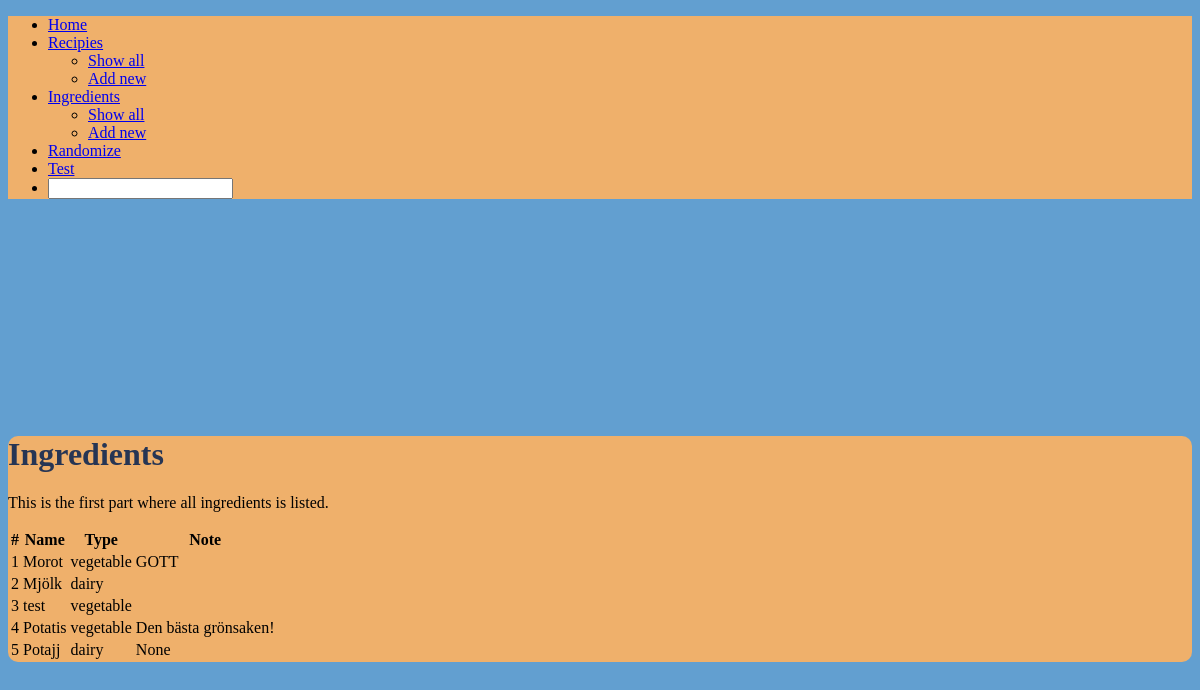
/ingredients/list, run on an earlier commit of the app's database.
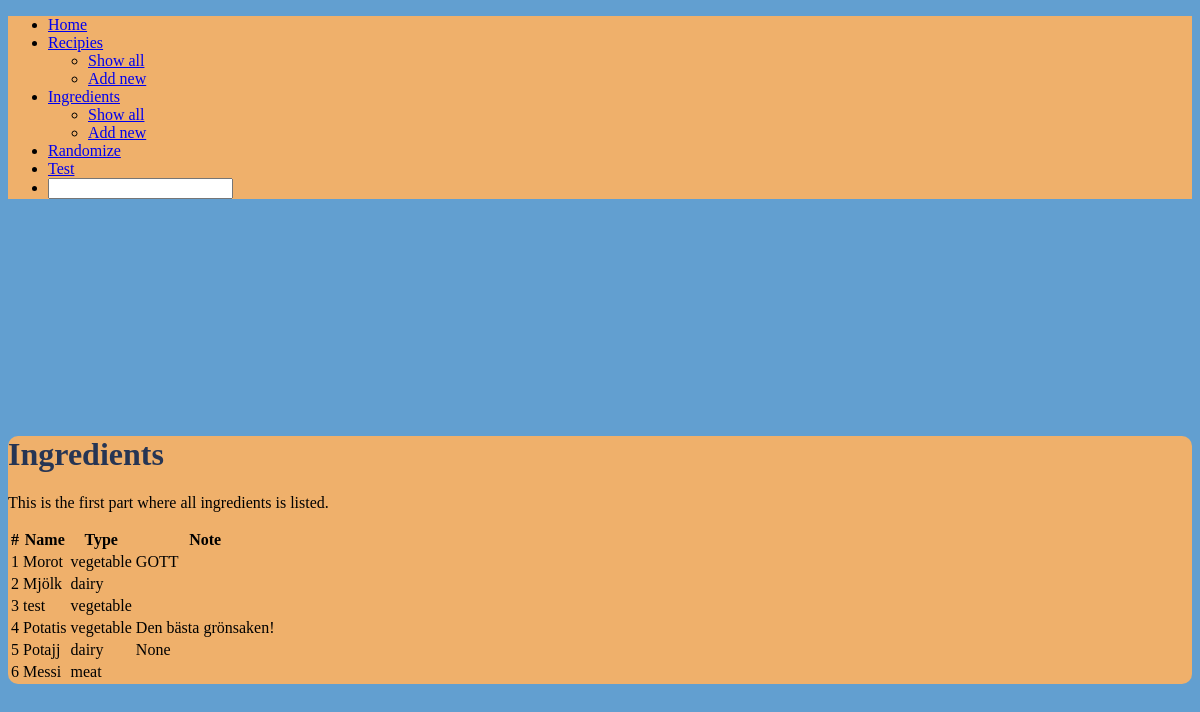
And on a later commit of the database.
### tables this page shows
CREATE TABLE "ingredient" (
	"id"	INTEGER,
	"name"	VARCHAR(255),
	"type"	VARCHAR(255),
	"note"	TEXT,
	PRIMARY KEY("id" AUTOINCREMENT)
);

### app.py (the view)
@app.route('/ingredients/list')
def list_ingredients():
    return render_template(
        "list_ingredients.html",
        ingredients=db.get_ingredients_from_db()
    )

### database.py (called while the page is built)
def get_ingredients_from_db():
    ingredients_list = select(table="ingredient")
    labels = ["id", "name", "type", "note"]
    ingredients = [
        dict(zip(labels, data))
        for data
        in ingredients_list
    ]
    return ingredients

### templates/list_ingredients.html (shortened to what this page needs)
{% extends "base_layout.html" %}
{% block main %}
    <h1 class="text-color">Ingredients</h1>
    <p>
        This is the first part where all ingredients is listed.
    </p>
    <table class="table" data-role="table">
        <thead>
            <th>#</th>
            <th>Name</th>
            <th>Type</th>
            <th>Note</th>
        </thead>
        <tbody>
            {% for ingredient in ingredients %}
            <tr>
                <td>{{ ingredient["id"] }}</td>
                <td>{{ ingredient["name"] }}</td>
                <td>{{ ingredient["type"] }}</td>
                <td>{{ ingredient["note"] }}</td>
            </tr>
            {% endfor %}
        </tbody>
    </table>
{% endblock %}

### templates/base_layout.html (shortened to what this page needs)
<!DOCTYPE html>
<html lang="en">
    <head>
        <link rel="stylesheet" href="https://cdn.metroui.org.ua/v4/css/metro-all.min.css">
        <link rel="stylesheet" href={{ url_for('static', filename='css/styles.css') }}>
    </head>
    <body class="carolina-blue">
        <ul class="h-menu middle-yellow-red">
            <li><a href="/">Home</a></li>
            <li><a href="#" class="dropdown-toggle">Recipies</a>
                <ul class="d-menu" data-role="dropdown">
                    <li><a href="/recipies/list">Show all</a></li>
                    <li><a href="/recipes/add">Add new</a></li>
                </ul>
            </li>
            <li><a href="#" class="dropdown-toggle">Ingredients</a>
                <ul class="d-menu" data-role="dropdown">
                    <li><a href="/ingredients/list">Show all</a></li>
                    <li><a href="/ingredients/add">Add new</a></li>
                </ul>
            </li>
            <li><a href="/random">Randomize</a></li>
            <li><a href="/test">Test</a></li>
            <li>
                <form>
                    <input type="text" data-role="input" data-search-button="true">
                </form>
            </li>
        </ul>
        <div>
            <div class="container main">
                {% block main %}{% endblock %}
            </div>
        </div>
    </body>
</html>

### static/css/styles.css (style rules this page uses)
.main { margin-top: 20%; background-color: #EFB06B; border-radius: 10px; }
.middle-yellow-red { background-color: #EFB06B; }
.carolina-blue { background-color: #629FD0 }
.text-color { color: #263554; }

What changed in the data, as far as the page shows it:
added ingredient: id "6", name "Messi", type "meat"
